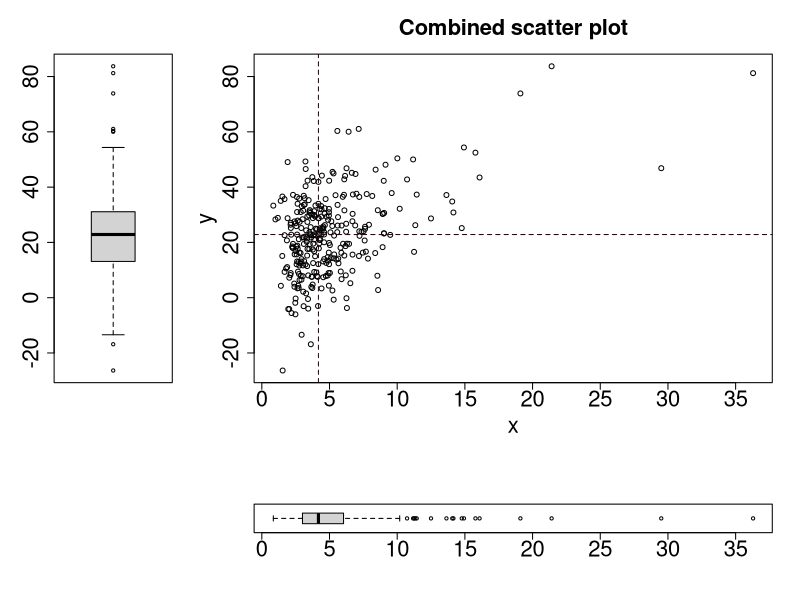

Write the R code that produced this figure.
#import libraries
library(Cairo)
#constants
n = 8

# FIRST STEP

#start random number generator with n (8) as seed
set.seed(n)
#setting the variable x given by the distribution law, t(df = 3, ncp = 4)
x <- rt(300, 3, 4)
#setting the variable e given by the distribution law, N(0, 13)
e <- rnorm(300, 0, 13)
#setting the variable y given in the task by the bundle formula
y <- 12 + 2 * x + e

# SECOND AND THIRD STEPS

#create a plot with dimensions 1000x1000
CairoPNG('plot-ex05.png', 1000, 1000)
#create a plot layout with matrix
layout(matrix(c(2, 1, 1, 1,
                2, 1, 1, 1,
                2, 1, 1, 1,
                0, 3, 3, 3), 
      4, 4 , byrow = TRUE))
#create a combined scatter plot
plot(x, y, main = 'Combined scatter plot', cex.axis = 2, cex.lab = 2, cex.main = 2)
#add straight lines
abline(v = median(x), h = median(y), col = '#310310', lty = 2)
#create a box plot on axis y
boxplot(y, horizontal = FALSE, cex.axis = 2)
#create a box plot on axis x
boxplot(x, horizontal = TRUE, cex.axis = 2)
#close this plot editing
dev.off(which = dev.cur())
